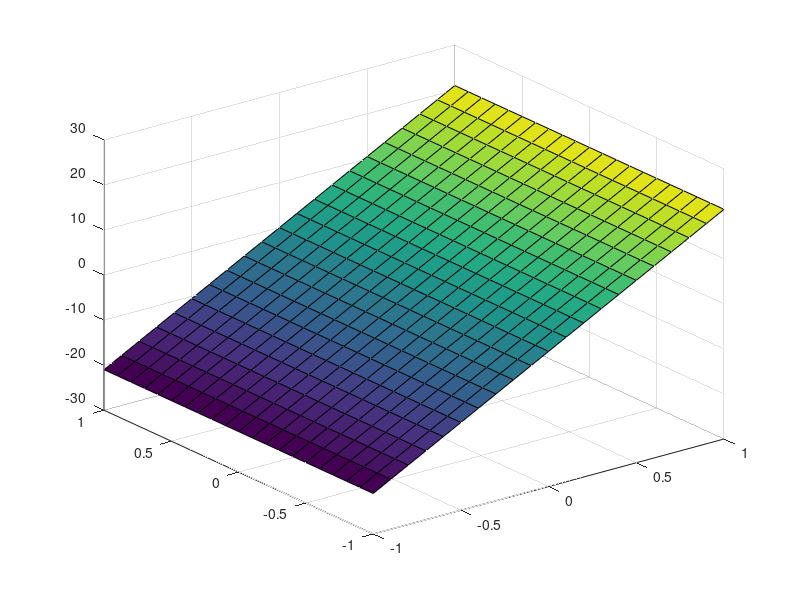
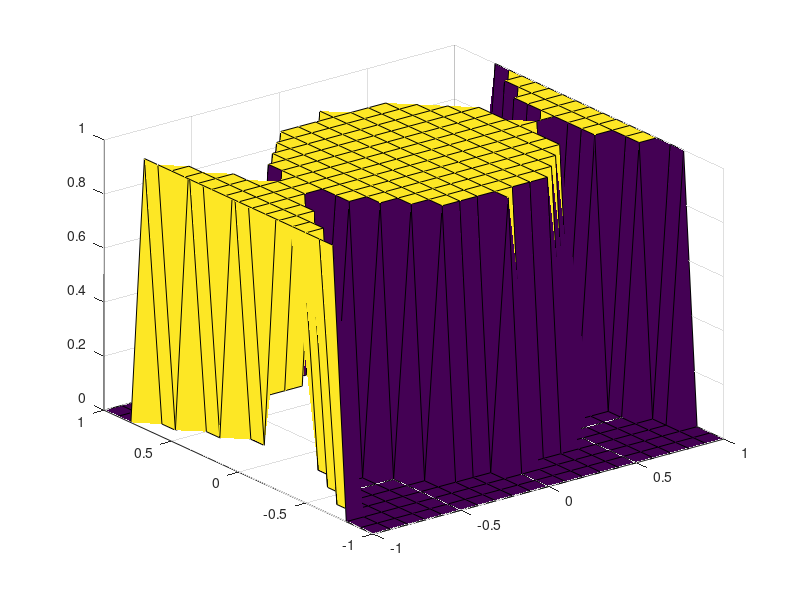

Write MATLAB code to recreate these figures, in order.
clear all ; 
close all ;
clc ;

alph1=-120*pi/180;
fun1 = @(x,y) 1*((y<tan(alph1))*x)+0*((y>=tan(alph1))*x);

alph2=60*pi/180;
fun2 = @(x,y) 0*(y<tan(alph2)*x)+1*(y>=tan(alph2)*x);

discont_circle = @(x,y) 1*(abs(y)<sqrt(0.5-x.^2))+ 0*( abs(y) >= sqrt(0.5-x.^2));

[X,Y] = meshgrid(-1:.1:1);
Z1 = fun1(X,Y)
Z2 = discont_circle(X,Y)

figure(1)
surf(X,Y,Z1)
figure(2)
surf(X,Y,Z2)